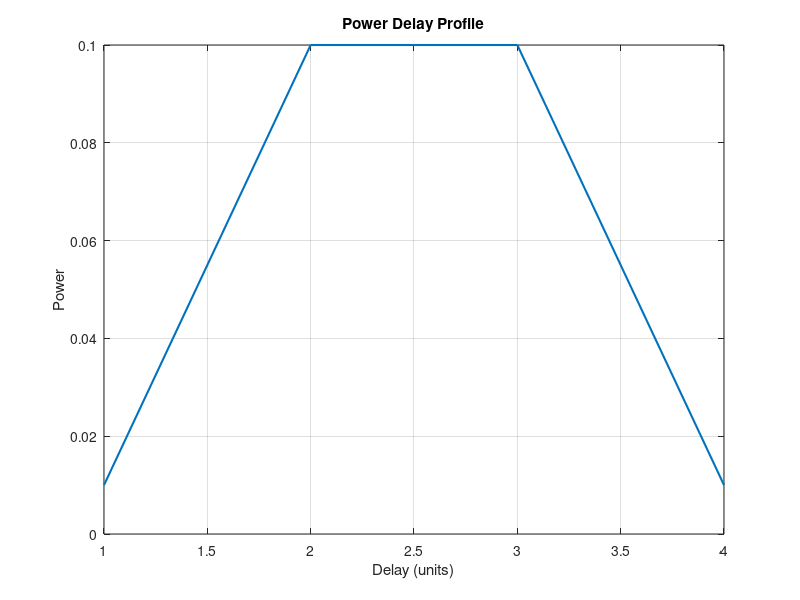

Source code (MATLAB):
%write a matlab programme to generate Power delay profile
%created by : BT21ece092
%date  : 28-02-2024
clc;
clear all;
close all;
gain =[-20, -10, -10, -20];
power= 10.^(gain/10); 
delays = [1, 2, 3, 4];

delay_spread = max(delays) - min(delays);

mean_delay = sum(power.*delays) / sum(power);

rms_delay = sqrt(sum(power.*(delays - mean_delay).^2) / sum(power));

fprintf('Delay Spread: %.2f\n', delay_spread);
fprintf('Mean Delay: %.2f\n', mean_delay);
fprintf('RMS Delay: %.2f\n', rms_delay);
plot(delays, power, 'LineWidth', 1.5);
xlabel('Delay (units)');
ylabel('Power');
title('Power Delay Profile');
grid on;
